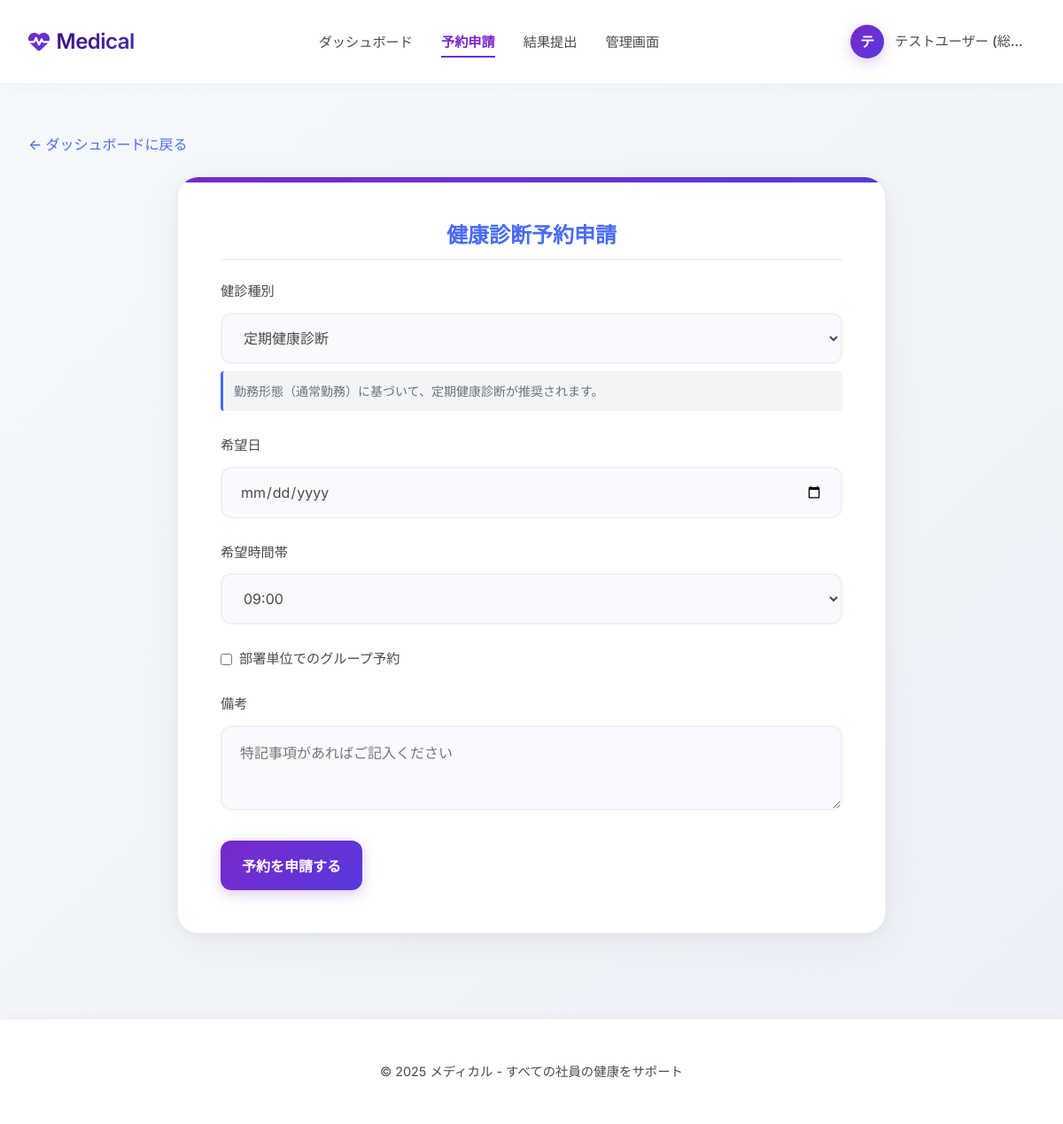
The page /reservation (signed in) on the database its author committed.
### tables this page shows
CREATE TABLE users (
            id TEXT PRIMARY KEY,
            password TEXT NOT NULL,
            name TEXT NOT NULL,
            department TEXT,
            role TEXT DEFAULT 'user',
            created_at TIMESTAMP DEFAULT CURRENT_TIMESTAMP
        , work_type TEXT DEFAULT 'regular', email TEXT, phone TEXT, employee_number TEXT, insurance_number TEXT);

### app.py (the view)
@app.route('/reservation')
@login_required
def reservation():
    conn = sqlite3.connect('health_check.db')
    c = conn.cursor()
    c.execute('SELECT DISTINCT department FROM users WHERE department IS NOT NULL')
    departments = [dept[0] for dept in c.fetchall()]
    conn.close()
    recommended_exam_type = current_user.get_exam_type()
    return render_template('reservation.html',
                           departments=departments,
                           recommended_exam_type=recommended_exam_type)

### app.py (called while the page is built)
@app.after_request
def add_header(response):
    response.headers["Cache-Control"] = "no-cache, no-store, must-revalidate"
    response.headers["Pragma"] = "no-cache"
    response.headers["Expires"] = "0"
    response.headers['Cache-Control'] = 'public, max-age=0'
    return response

@app.context_processor
def override_url_for():
    return dict(url_for=dated_url_for)

def dated_url_for(endpoint, **values):
    if endpoint == 'static':
        values['q'] = int(datetime.utcnow().timestamp())
    return url_for(endpoint, **values)

def get_user_by_id(user_id):
    conn = sqlite3.connect('health_check.db')
    c = conn.cursor()
    c.execute('SELECT id, name, department, role, work_type, email, phone FROM users WHERE id = ?', (user_id,))
    user_data = c.fetchone()
    conn.close()
    if user_data:
        return User(user_data[0], user_data[1], user_data[2], user_data[3],
                   user_data[4], user_data[5], user_data[6])
    return None

@login_manager.user_loader
def load_user(user_id):
    return get_user_by_id(user_id)

    def get_exam_type(self):
        if self.work_type == 'night':
            return '特殊健康診断'
        return '定期健康診断'

### templates/reservation.html (shortened to what this page needs)
{% extends "base.html" %}
{% block content %}
<a href="{{ url_for('dashboard') }}" class="back-link">← ダッシュボードに戻る</a>
<div class="card">
    <h2>健康診断予約申請</h2>
    <form action="{{ url_for('submit_reservation') }}" method="POST">
        <div class="form-group">
            <label for="exam_type">健診種別</label>
            <select id="exam_type" name="exam_type" required>
                <option value="定期健康診断" {% if recommended_exam_type == '定期健康診断' %}selected{% endif %}>定期健康診断</option>
            </select>
            {% if recommended_exam_type %}
            <div class="recommendation">
                勤務形態（{{ '深夜勤務' if current_user.work_type == 'night' else '通常勤務' }}）に基づいて、{{ recommended_exam_type }}が推奨されます。
            </div>
            {% endif %}
        </div>
        <div class="form-group">
            <label for="preferred_date">希望日</label>
            <input type="date" id="preferred_date" name="preferred_date" required>
        </div>
        <div class="form-group">
            <label for="preferred_time">希望時間帯</label>
            <select id="preferred_time" name="preferred_time" required>
                <option value="09:00">09:00</option>
            </select>
        </div>
        <div class="form-group">
            <div class="checkbox-wrapper">
                <input type="checkbox" id="is_group" name="is_group">
                <label for="is_group">部署単位でのグループ予約</label>
            </div>
        </div>
        <div class="form-group">
            <label for="notes">備考</label>
            <textarea id="notes" name="notes" rows="3" placeholder="特記事項があればご記入ください"></textarea>
        </div>
        <button type="submit">予約を申請する</button>
    </form>
</div>
{% endblock %}

### templates/base.html (shortened to what this page needs)
<!DOCTYPE html>
<html lang="ja">
<head>
    <link rel="stylesheet" href="https://cdnjs.cloudflare.com/ajax/libs/font-awesome/6.4.0/css/all.min.css">
</head>
<body>
    <header>
        <div class="header-container animated delay-1">
            <a href="/" class="logo">
                <i class="fas fa-heartbeat"></i>
                <span>Medical</span>
            </a>
            {% if current_user.is_authenticated %}
            <nav>
                <ul class="nav-links">
                    <li><a href="{{ url_for('dashboard') }}" {% if request.path == url_for('dashboard') %}class="active"{% endif %}>ダッシュボード</a></li>
                    <li><a href="{{ url_for('reservation') }}" {% if request.path == url_for('reservation') %}class="active"{% endif %}>予約申請</a></li>
                    <li><a href="{{ url_for('upload_results') }}" {% if request.path == url_for('upload_results') %}class="active"{% endif %}>結果提出</a></li>
                    {% if current_user.is_admin %}
                    <li><a href="{{ url_for('admin_dashboard') }}" {% if request.path == url_for('admin_dashboard') %}class="active"{% endif %}>管理画面</a></li>
                    {% endif %}
                </ul>
            </nav>
            <div class="user-profile" id="userProfile">
                <div class="avatar">{{ current_user.name[:1] }}</div>
                <div class="user-name">{{ current_user.name }} ({{ current_user.department }})</div>
            </div>
            {% endif %}
        </div>
    </header>
    <main class="animated delay-2">
        {% block content %}{% endblock %}
    </main>
    <footer class="animated delay-3">
        <div class="footer-container">
            <p>&copy; 2025 メディカル - すべての社員の健康をサポート</p>
        </div>
    </footer>
</body>
</html>

### templates/base.html (style rules this page uses)
:root { --primary: #1A1A1A; --secondary: #5839de; --accent: #7928CA; --success: #00A67E; --danger: #F03A47; --warning: #FFB84C; --info: #5839de; --light: #F8F9FA; --dark: #111111; --bg-color: #f6f9fc; --text-color: #4a4a4a; --border-color: #edf1f7; --hover-color: #F5F5FF; --gradient-primary: linear-gradient(135deg, #7928CA, #5839de); --gradient-secondary: linear-gradient(135deg, #3a1078, #4e31aa); --gradient-background: linear-gradient(135deg, #f6f9fc 0%, #edf1f7 100%); --shadow-soft: 0 10px 50px rgba(0,0,0,0.05), 0 2px 15px rgba(0,0,0,0.05); }
* { box-sizing: border-box; margin: 0; padding: 0; }
body { font-family: 'Inter', -apple-system, BlinkMacSystemFont, sans-serif; line-height: 1.5; color: var(--text-color); background: var(--gradient-background); min-height: 100vh; display: flex; flex-direction: column; -webkit-font-smoothing: antialiased; -moz-osx-font-smoothing: grayscale; }
.animated { animation: fadeIn 0.8s ease-out forwards; }
.delay-1 { animation-delay: 0.1s; }
.delay-2 { animation-delay: 0.2s; }
.delay-3 { animation-delay: 0.3s; }
header { background: white; border-bottom: 1px solid var(--border-color); padding: 1.25rem 0; position: sticky; top: 0; z-index: 100; box-shadow: 0 2px 15px rgba(0,0,0,0.03); }
.header-container { max-width: 1300px; margin: 0 auto; display: flex; justify-content: space-between; align-items: center; padding: 0 2rem; }
.logo { display: flex; align-items: center; text-decoration: none; color: var(--primary); font-weight: 600; font-size: 1.5rem; letter-spacing: -0.5px; }
.logo i { margin-right: 0.5rem; background: var(--gradient-primary); -webkit-background-clip: text; -webkit-text-fill-color: transparent; }
.logo span { background: var(--gradient-secondary); -webkit-background-clip: text; -webkit-text-fill-color: transparent; }
nav .nav-links { display: flex; list-style: none; gap: 2rem; }
nav .nav-links a { text-decoration: none; color: var(--text-color); font-weight: 500; transition: all 0.2s; padding: 0.5rem 0; position: relative; font-size: 0.95rem; }
nav .nav-links a::after { content: ''; position: absolute; bottom: 0; left: 0; width: 0; height: 2px; background: var(--gradient-primary); transition: width 0.3s; }
nav .nav-links a.active { color: var(--accent); font-weight: 600; }
nav .nav-links a.active::after { width: 100%; }
.user-profile { display: flex; align-items: center; position: relative; cursor: pointer; padding: 0.5rem; border-radius: 12px; transition: all 0.2s; }
.user-profile .avatar { width: 38px; height: 38px; border-radius: 50%; background: var(--gradient-primary); display: flex; align-items: center; justify-content: center; color: white; font-weight: 600; margin-right: 0.75rem; box-shadow: 0 4px 15px rgba(121, 40, 202, 0.25); }
.user-profile .user-name { font-weight: 500; color: var(--text-color); max-width: 150px; white-space: nowrap; overflow: hidden; text-overflow: ellipsis; font-size: 0.95rem; }
main { flex-grow: 1; max-width: 1300px; width: 100%; margin: 0 auto; padding: 3.5rem 2rem; }
footer { background-color: white; padding: 3rem 0; border-top: 1px solid var(--border-color); text-align: center; color: var(--text-color); opacity: 0.8; font-size: 0.9rem; box-shadow: 0 -2px 15px rgba(0,0,0,0.03); }
.footer-container { max-width: 1300px; margin: 0 auto; padding: 0 2rem; }
.card { background: white; padding: 3rem; border-radius: 24px; box-shadow: var(--shadow-soft); margin-bottom: 2.5rem; border: 1px solid var(--border-color); position: relative; overflow: hidden; }
.card::before { content: ''; position: absolute; top: 0; left: 0; right: 0; height: 6px; background: var(--gradient-primary); z-index: 2; border-radius: 24px 24px 0 0; }
.form-group { margin-bottom: 1.75rem; }
label { display: block; margin-bottom: 0.75rem; font-weight: 500; color: var(--text-color); font-size: 0.95rem; }
input, select, textarea { width: 100%; padding: 1rem 1.25rem; border: 2px solid var(--border-color); border-radius: 12px; font-size: 1rem; color: var(--text-color); transition: all 0.2s ease-in-out; font-family: inherit; background-color: #f9fafd; }
button { display: inline-block; background: var(--gradient-primary); color: white; border: none; padding: 1rem 1.5rem; border-radius: 12px; cursor: pointer; font-weight: 600; transition: all 0.3s; font-size: 1rem; text-align: center; text-decoration: none; font-family: inherit; box-shadow: 0 4px 15px rgba(121, 40, 202, 0.25); }

### rows shown on the page
users: name "テ", name "テストユーザー", department "総…", work_type "通常勤務"

### other values the page prints
{{ recommended_exam_type }} "定期健康診断"
